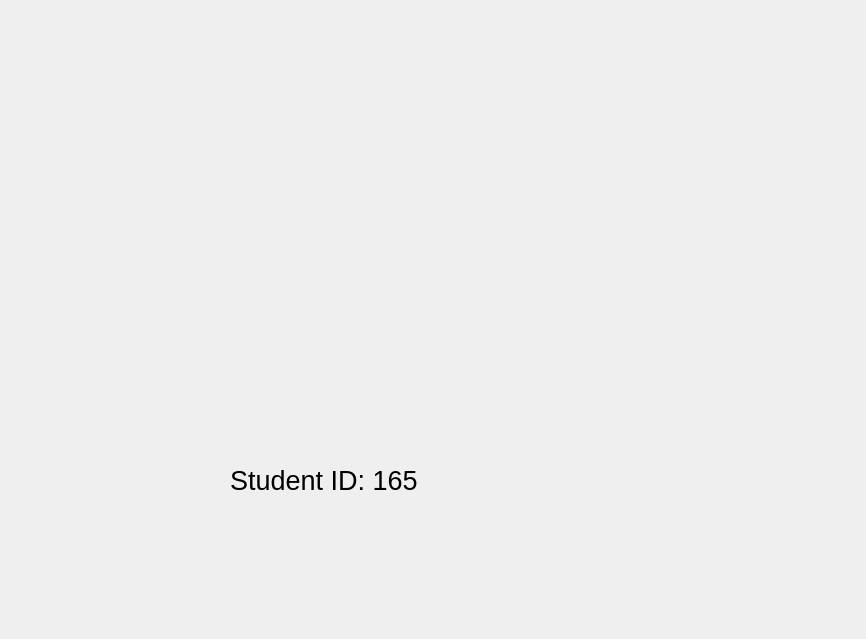
<?xml version="1.0" encoding="UTF-8"?>
<ui version="4.0">
 <class>about</class>
 <widget class="QDialog" name="about">
  <property name="geometry">
   <rect>
    <x>0</x>
    <y>0</y>
    <width>866</width>
    <height>639</height>
   </rect>
  </property>
  <property name="palette">
   <palette>
    <active/>
    <inactive/>
    <disabled/>
   </palette>
  </property>
  <property name="font">
   <font>
    <pointsize>16</pointsize>
   </font>
  </property>
  <property name="windowTitle">
   <string>Dialog</string>
  </property>
  <property name="styleSheet">
   <string notr="true"/>
  </property>
  <widget class="QLabel" name="label">
   <property name="geometry">
    <rect>
     <x>140</x>
     <y>330</y>
     <width>781</width>
     <height>301</height>
    </rect>
   </property>
   <property name="sizePolicy">
    <sizepolicy hsizetype="Fixed" vsizetype="Fixed">
     <horstretch>0</horstretch>
     <verstretch>0</verstretch>
    </sizepolicy>
   </property>
   <property name="font">
    <font>
     <pointsize>20</pointsize>
     <kerning>false</kerning>
    </font>
   </property>
   <property name="cursor">
    <cursorShape>WaitCursor</cursorShape>
   </property>
   <property name="styleSheet">
    <string notr="true"/>
   </property>
   <property name="text">
    <string>            Student ID: 165</string>
   </property>
  </widget>
 </widget>
 <resources/>
 <connections/>
</ui>
